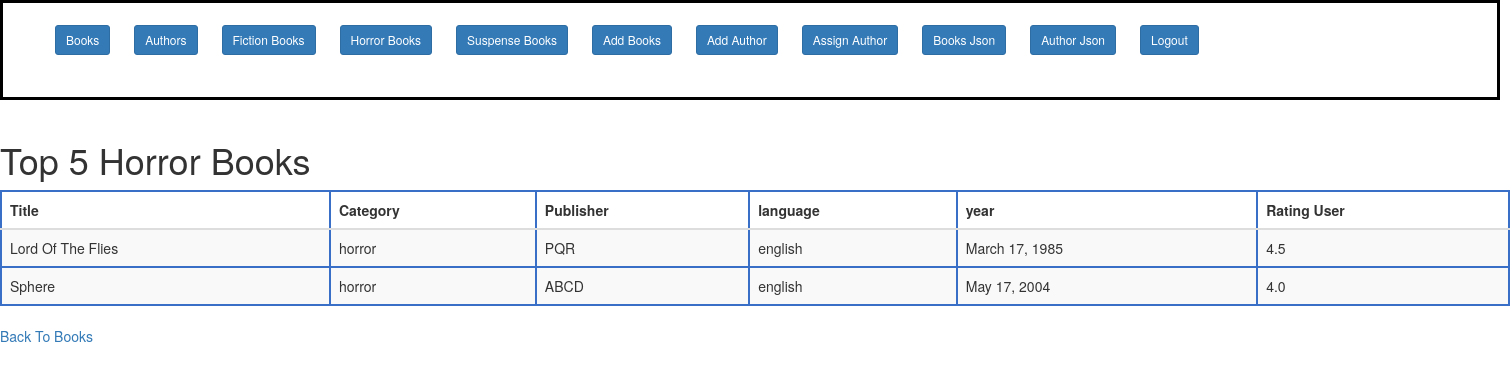
The app's page /books/horror/ (signed in) with its own data.
### Category/models.py (models this page shows, shortened)
class Books(models.Model):
    title = models.CharField(max_length=50)
    category = models.CharField(max_length=50)
    publisher = models.CharField(max_length=50)
    language = models.CharField(max_length=50)
    years = models.DateField()
    rating_user = models.FloatField()
    author = models.ForeignKey(Author, models.SET_NULL, null=True)

### Category/views.py (the view)
# urls.py: path("horror/",views.horror,name='horror'),
@login_required(login_url="homepage")
def horror(request):
    horrorbooks = {}
    h_books = Books.objects.all().filter(category__exact='horror')
    horrorbooks["bookdata"] = h_books
    return render(request, 'horror.html',horrorbooks)

### Category/templates/horror.html (shortened to what this page needs)
{% extends 'index.html'%}
{% block body %}
    <h1>Top 5 Horror Books</h1>
     <table class="table table-striped">
         <thead>
            <tr>
                <th>Title</th>
                <th>Category</th>
                <th>Publisher</th>
                <th>language</th>
                <th>year</th>
                <th>Rating User</th>
            </tr>
            </thead>
            {% for books in bookdata %}
         <tbody>
        <tr>
            <td>{{books.title}}</td>
            <td>{{books.category}}</td>
            <td>{{books.publisher}}</td>
            <td>{{books.language}}</td>
            <td>{{books.years}}</td>
            <td>{{books.rating_user}}</td>
        </tr>
         </tbody>
        {% endfor %}
        </table>
        <a href = "{% url 'allbooks' %}"> Back To Books</a>
{% endblock %}

### Category/templates/horror.html (style rules this page uses)
table,th,tr,td { border: 2px solid #396fc6; border-collapse: collapse }

### records on screen
Books: title "Lord Of The Flies", category "horror", publisher "PQR", language "english", years "March 17, 1985", rating_user "4.5"
Books: title "Sphere", category "horror", publisher "ABCD", language "english", years "May 17, 2004", rating_user "4.0"
